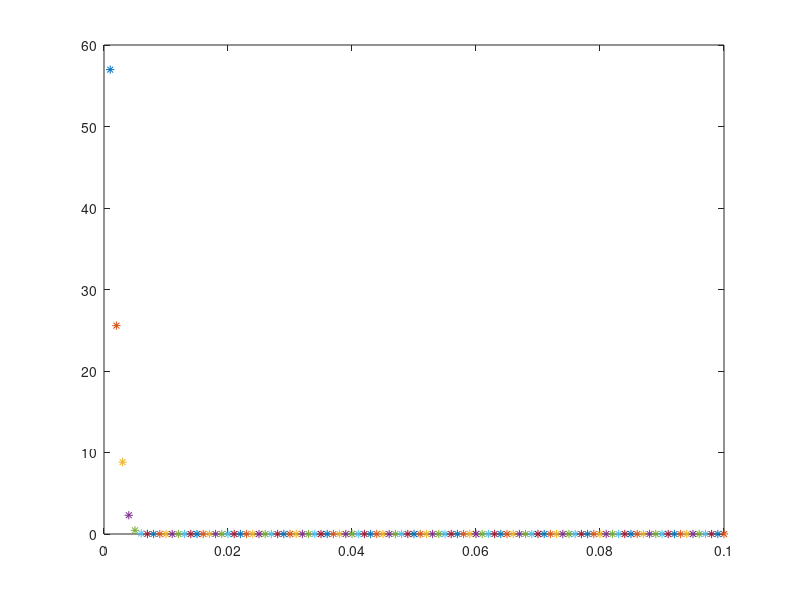

This chart was generated by the following MATLAB code:
Co=0.001;
Cs=100;

D=4.3*10^(-11);
t=36000;
for x=0.001:0.001:0.1
Cx= Cs- (Cs-Co)*erf(x/(2*(sqrt(D*t))));
disp(Cx)
plot(x,Cx,'*')
hold on;
pause(0.1);
end